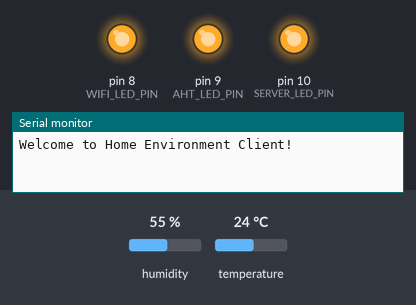
Recording of a sketch running on a simulated Arduino Uno, built for the host (arithmetic inside an expression is 32-bit, double 64-bit). Parts: output pins drawn as LEDs (lit = HIGH), the last lines printed to the serial monitor. The inputs (shaded band) are chosen by the test bench; at power-on: humidity 55 %, temperature 24 °C. Uploads are accepted with an empty reply.

Above: at 0.1 s.
At 2.8 s:
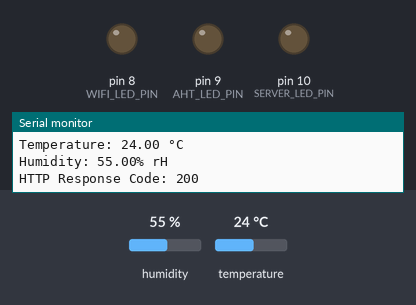
Timing chart, 0 to 4.3 s (numbered marks = the images above):
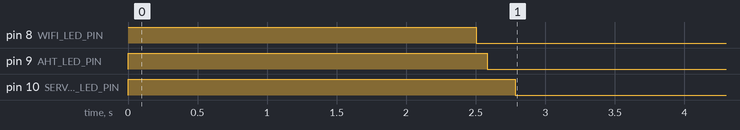

The sketch:

home.ino
```cpp
#include "config/const.hpp"
#include "config/password.hpp"
#include "services/aht.cpp"
#include "services/wifi.cpp"

void setup() {
    // Set pin mode for warning/check lights
    pinMode(config::WIFI_LED_PIN, OUTPUT);
    pinMode(config::AHT_LED_PIN, OUTPUT);
    pinMode(config::SERVER_LED_PIN, OUTPUT);

    // Turn on all warning/check lights, just like when starting car
    digitalWrite(config::WIFI_LED_PIN, HIGH);
    digitalWrite(config::AHT_LED_PIN, HIGH);
    digitalWrite(config::SERVER_LED_PIN, HIGH);

    Serial.begin(115200);
    Serial.println("Welcome to Home Environment Client!");

    delay(1000);
    connectToWiFi();
    waitForAHT();
}

void loop() {
    if (WiFi.status() != WL_CONNECTED) {
        // Wi-Fi is disconnected, attempt to reconnect
        connectToWiFi();
    }

    auto [success, value] = readSensor();

    if (success) {
        updateData(value.first, value.second);
    }

    delay(3000);
}
```

const.hpp
```cpp
#pragma once

namespace config {

const char* USER_AGENT = "XIAO ESP32C3";
const uint8_t WIFI_LED_PIN = 8;
const uint8_t AHT_LED_PIN = 9;
const uint8_t SERVER_LED_PIN = 10;
const int CLIENT_VERSION = 1;

const char* SENSOR_ID = "main_room";

}  // namespace config
```

password.template.hpp
```cpp
#pragma once

namespace config {

const char* WIFI_SSID = "";
const char* WIFI_PASSWORD = "";
const char* SERVER_URL = "/update";
const char* SERVER_PASSWORD = "";

}  // namespace config
```

Measured:
- by itself, pin 9 (AHT_LED_PIN): HIGH → LOW at 2.6 s
- by itself, pin 10 (SERVER_LED_PIN): HIGH → LOW at 2.8 s
